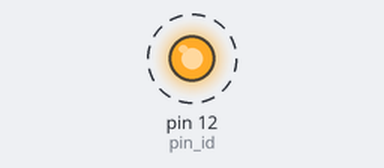
This program was run on a simulated Raspberry Pi (header pin numbers). On the bench: output pins drawn as LEDs (lit = HIGH). Dashed ring = blinking.

Above: at 0.12 s.
Timing chart, 0 to 3.0 s (numbered marks = the images above):
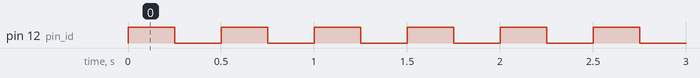

The program:

flash.py
```python
import RPi.GPIO as GPIO
import time

pin_id = 12
sleep_time = 0.25

GPIO.setmode(GPIO.BOARD)
GPIO.setup(pin_id, GPIO.OUT)

def flash(pin_id, sleep_time):
    try:
        while True:
            GPIO.output(pin_id, GPIO.HIGH)
            time.sleep(sleep_time)
            GPIO.output(pin_id, GPIO.LOW)
            time.sleep(sleep_time)
    except KeyboardInterrupt:
       return

def main():
    flash(pin_id, sleep_time)
    GPIO.cleanup()

if __name__ == "__main__":
    # execute only if run as a script
    main()
```

Measured:
- by itself, pin 12 (pin_id): alternates HIGH for 0.25 s and LOW for 0.25 s
